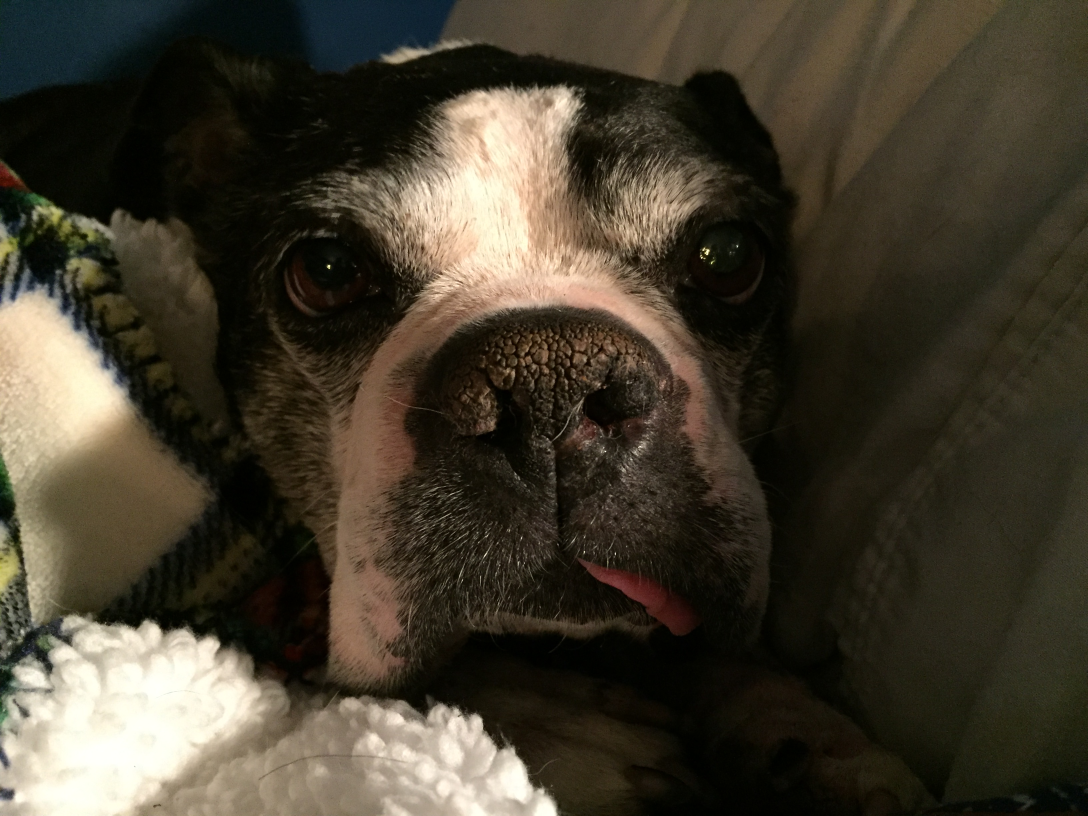
#> input picture jackie.jpg, 3264 x 2448 px (shown at 1/3 size)
$ python blending_photos_resiz.py
#> lines starting #> are read from the running program, lines starting #| are printed output that depends on the picture
# -*- coding: utf-8 -*-
"""
Created on Sun Jul 21 20:42:59 2019

@author: Owner
"""

from PIL import Image

# Take two images for blending them together
image1 = Image.open("jackie.jpg")
#> image1 is the input picture: PIL image 3264x2448 RGB; mean R, G, B 67.4, 60.7, 46.6
image2 = Image.open("loveis2.jpg")
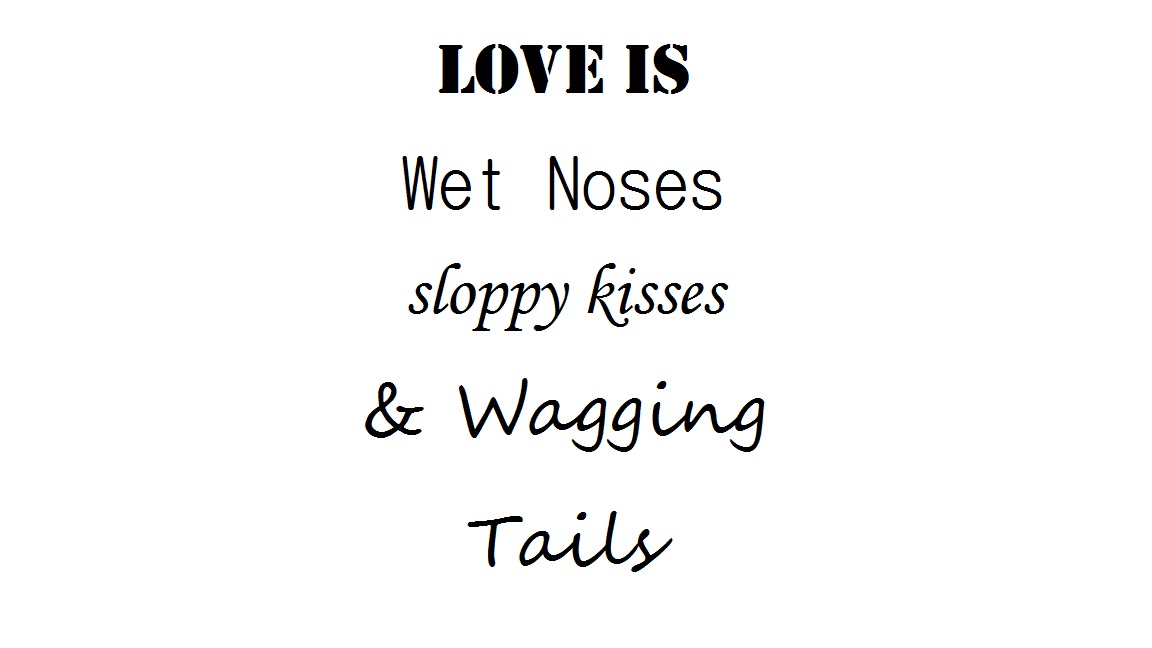
#> input picture loveis2.jpg, 1152 x 648 px
#> image2 is the input picture: PIL image 1152x648 RGB; mean R, G, B 247.5, 247.5, 247.5

# Make the images of uniform size
image1 = image1.resize((400, 400))
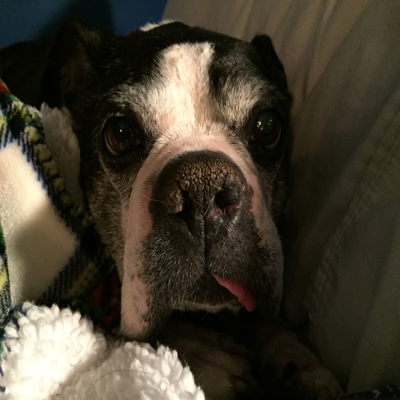
#> image1: PIL image 400x400 RGB; mean R, G, B 67.4, 60.7, 46.6
image2=image2.resize((400, 400))
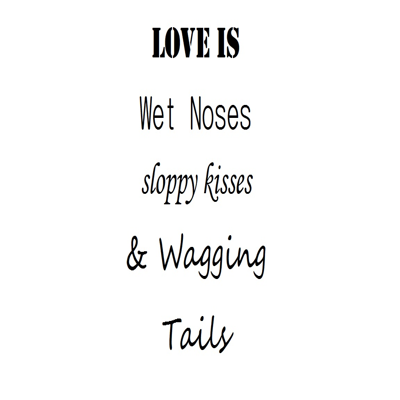
#> image2: PIL image 400x400 RGB; mean R, G, B 247.4, 247.5, 247.4

# Make sure images got an alpha channel
image1 = image1.convert("RGBA")
#> image1: PIL image 400x400 RGBA
image2 = image2.convert("RGBA")
#> image2: PIL image 400x400 RGBA


# alpha-blend the images with varying values of alpha
alphaBlended1 = Image.blend(image1, image2, alpha=.3)
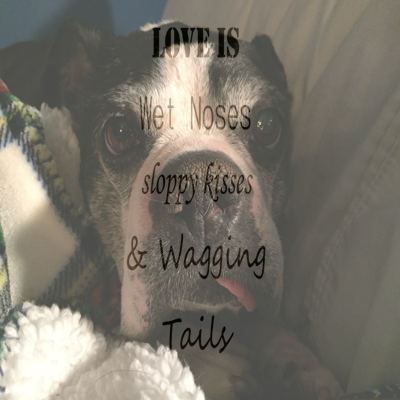
#> alphaBlended1: PIL image 400x400 RGBA; mean R, G, B, A 121, 116.3, 106.4, 255
alphaBlended2 = Image.blend(image1, image2, alpha=.8)
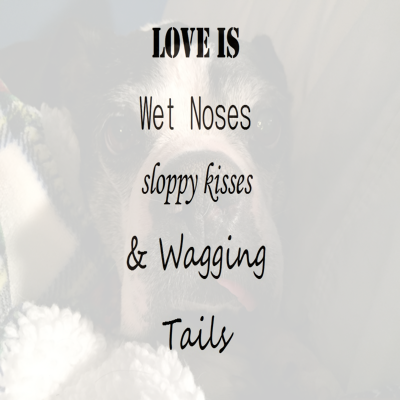
#> alphaBlended2: PIL image 400x400 RGBA; mean R, G, B, A 211, 209.7, 206.9, 255

# Display the alpha-blended images
alphaBlended1.show()
alphaBlended2.show()
#save image
alphaBlended2.save("jackie_nose1.png")
alphaBlended2.save("jackie_nose2.png")
